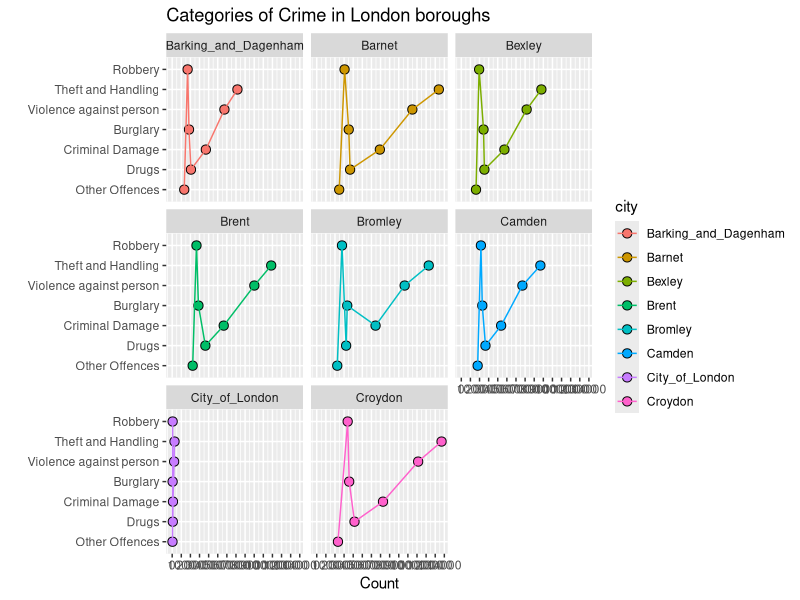
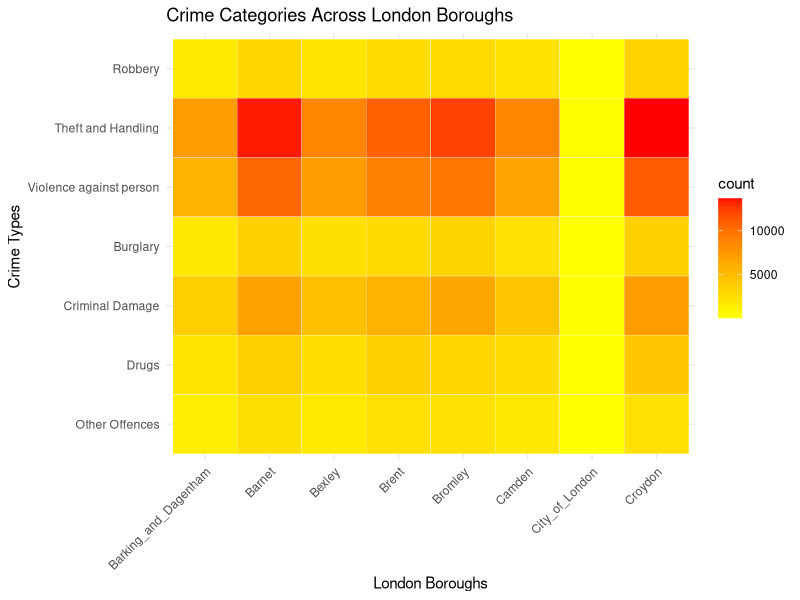

The R script that drew these images, in order:
## ---- chunk 1
library(lattice)
library(tidyverse)
## ---- chunk 2
Barking_and_Dagenham <- c(1694, 7160, 5732, 1846, 3696, 2060, 1324)
Barnet <- c( 3052, 13396, 10492, 3511, 6925, 3660, 2465)
Bexley <- c(1956, 8787, 7170, 2439, 4731, 2534, 1614)
Brent <- c(2667, 10865, 9014, 2882, 5655, 3642, 2249)
Bromley <- c(2770, 12289, 9646, 3347, 6454, 3225, 2251)
Camden <- c(2152, 8676, 6705, 2303, 4370, 2652, 1794)
City_of_London <- c(50, 254, 214, 48, 85, 69, 34)
Croydon <- c(3394, 13695, 11127, 3561, 7270, 4143, 2328)

cities <- cbind(Barking_and_Dagenham, Barnet, Bexley, Brent, Bromley, Camden, City_of_London, Croydon)
cities
## ---- chunk 3
crime <- c( "Robbery", "Theft and Handling",
           "Violence against person", "Burglary", "Criminal Damage", "Drugs", "Other Offences")
city <- c("Barking_and_Dagenham", "Barnet", "Bexley", "Brent", "Bromley", "Camden", "City_of_London", "Croydon")

colnames(cities) <- city
rownames(cities) <- crime
cities
## ---- chunk 4
typeMeans <- rowMeans(cities)
(typeOrd <- order(-typeMeans))
cbind(cities,typeMeans)[typeOrd,]

## ---- chunk 5
London_crimes <- as.data.frame(cities) 
London_crimes
## ---- chunk 6
types = rownames(London_crimes)
London_crimes$Types = factor(types, ordered = T, levels = rev(types) )
London_crimes
rownames(London_crimes) = NULL
London_crimes
## ---- chunk 7
London_crimesType <- gather(London_crimes, key = city, value = count,Barking_and_Dagenham:Croydon,
                      factor_key = T)
London_crimesType
## ---- chunk 8
ggplot(London_crimesType, aes(x= count,y=Types,fill = city,group = city)) +
  geom_point(shape = 21, size = 2.8) + 
  geom_line(aes(color = city)) +
  labs(x = "Count",y="",title = "Categories of Crime in London boroughs")+
  facet_wrap(~city)+ scale_x_continuous(breaks=seq(0,14000,by=1000))
## ---- chunk 9
ggplot(London_crimesType, aes(x = city, y = Types, fill = count)) +
  geom_tile(color = "white") +
  scale_fill_gradient(low = "yellow", high = "red") + 
  labs(x = "London Boroughs", y = "Crime Types", title = "Crime Categories Across London Boroughs") +
  theme_minimal() + theme(axis.text.x = element_text(angle = 45, hjust = 1))
